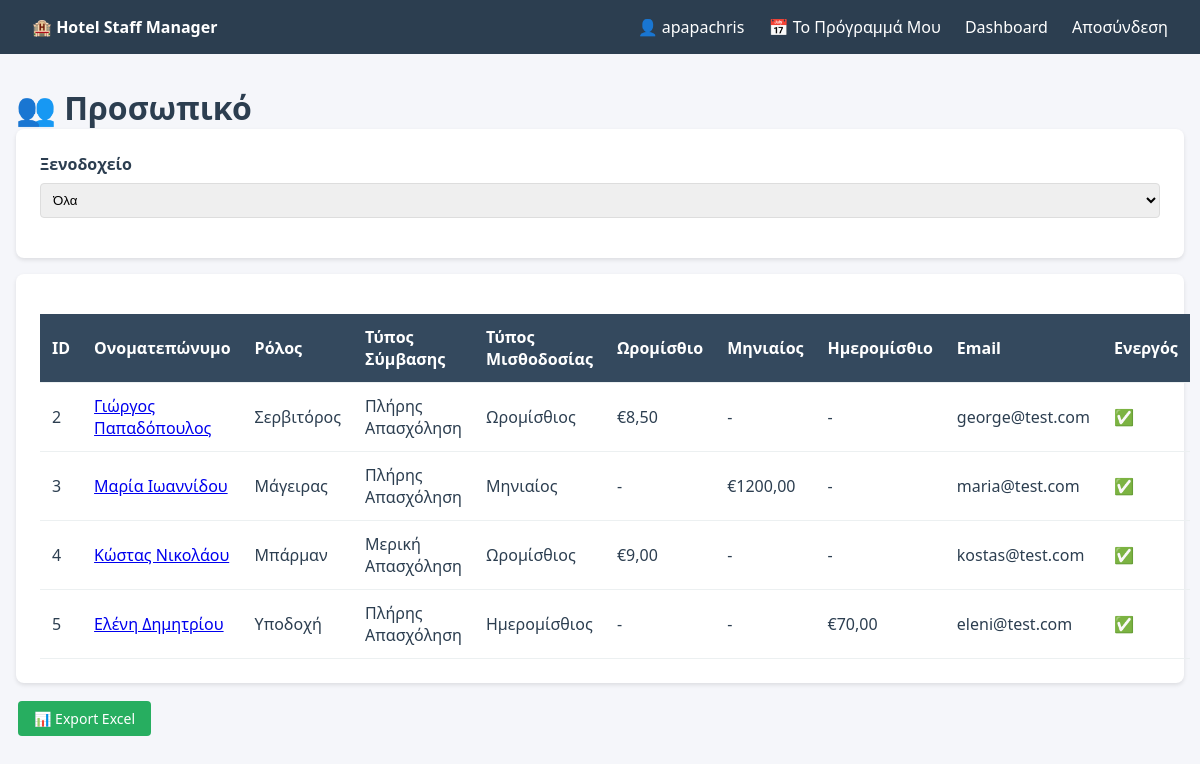
The page /hr/employees/ (signed in) on the database its author committed.
### staff/models.py (models this page shows, shortened)
class Employee(models.Model):
    CONTRACT_TYPES = [
        ('full_time', 'Πλήρης Απασχόληση'),
        ('part_time', 'Μερική Απασχόληση'),
        ('seasonal', 'Εποχιακός'),
        ('contractor', 'Εξωτερικός Συνεργάτης'),
    ]
    SALARY_TYPES = [
        ('hourly', 'Ωρομίσθιος'),
        ('monthly', 'Μηνιαίος'),
        ('daily', 'Ημερομίσθιος'),
        ('none', 'Χωρίς Υπολογισμό'),
    ]
    user = models.OneToOneField(User, on_delete=models.CASCADE, null=True, blank=True)
    first_name = models.CharField(max_length=50)
    last_name = models.CharField(max_length=50)
    email = models.EmailField()
    phone = models.CharField(max_length=20, blank=True)
    role = models.CharField(max_length=100)
    contract_type = models.CharField(max_length=20, choices=CONTRACT_TYPES, default='full_time')
    salary_type = models.CharField(max_length=20, choices=SALARY_TYPES, default='none')
    hourly_wage = models.DecimalField(max_digits=6, decimal_places=2, validators=[MinValueValidator(0)], blank=True, null=True)
    monthly_salary = models.DecimalField(max_digits=10, decimal_places=2, validators=[MinValueValidator(0)], blank=True, null=True)
    daily_wage_fixed = models.DecimalField(max_digits=8, decimal_places=2, validators=[MinValueValidator(0)], blank=True, null=True)
    is_active = models.BooleanField(default=True)
    date_joined = models.DateField(auto_now_add=True)
    @property
    def full_name(self):
        return f"{self.first_name} {self.last_name}"

### staff/views.py (the view)
# urls.py: path('hr/employees/', views.hr_employees, name='hr_employees'),
@hr_required
def hr_employees(request):
    employees = Employee.objects.filter(is_active=True)
    hotel_id = request.GET.get('hotel')
    if hotel_id:
        emp_ids = EmployeeDepartment.objects.filter(department__hotel_id=hotel_id, end_date__isnull=True).values_list('employee_id', flat=True)
        employees = employees.filter(id__in=emp_ids)
    return render(request, 'staff/hr_employees.html', {'employees': employees, 'hotels': Hotel.objects.all()})

### staff/templates/staff/hr_employees.html (shortened to what this page needs)
{% extends 'staff/base.html' %}
{% block content %}
<h1>👥 Προσωπικό</h1>
<div class="card">
    <form method="get" style="display:flex; gap:1rem; flex-wrap:wrap;">
        <div class="form-group" style="flex:1; min-width:200px;">
            <label>Ξενοδοχείο</label>
            <select name="hotel" onchange="this.form.submit()">
                <option value="">Όλα</option>
            </select>
        </div>
    </form>
</div>
<div class="card">
    <table>
        <thead>
            <tr>
                <th>ID</th>
                <th>Ονοματεπώνυμο</th>
                <th>Ρόλος</th>
                <th>Τύπος Σύμβασης</th>
                <th>Τύπος Μισθοδοσίας</th>
                <th>Ωρομίσθιο</th>
                <th>Μηνιαίος</th>
                <th>Ημερομίσθιο</th>
                <th>Email</th>
                <th>Ενεργός</th>
            </tr>
        </thead>
        <tbody>
            {% for emp in employees %}
            <tr>
                <td>{{ emp.id }}</td>
                <td><a href="{% url 'employee_detail' emp_id=emp.id %}">{{ emp.full_name }}</a></td>
                <td>{{ emp.role }}</td>
                <td>{{ emp.get_contract_type_display }}</td>
                <td>{{ emp.get_salary_type_display }}</td>
                <td>{% if emp.hourly_wage %}€{{ emp.hourly_wage }}{% else %}-{% endif %}</td>
                <td>{% if emp.monthly_salary %}€{{ emp.monthly_salary }}{% else %}-{% endif %}</td>
                <td>{% if emp.daily_wage_fixed %}€{{ emp.daily_wage_fixed }}{% else %}-{% endif %}</td>
                <td>{{ emp.email }}</td>
                <td>{% if emp.is_active %}✅{% else %}❌{% endif %}</td>
            </tr>
            {% endfor %}
        </tbody>
    </table>
</div>
<a href="{% url 'export_employees' %}?{{ request.GET.urlencode }}" class="btn btn-success">📊 Export Excel</a>
{% endblock %}

### staff/templates/staff/base.html (shortened to what this page needs)
<!DOCTYPE html>
<html lang="el">
<head>
</head>
<body>
    <nav class="navbar">
        <div><strong>🏨 Hotel Staff Manager</strong></div>
        <div>
            {% if user.is_authenticated %}
                <span>👤 {{ user.username }}</span>
                <a href="{% url 'my_schedule' %}">📅 Το Πρόγραμμά Μου</a>
                <a href="{% url 'dashboard' %}">Dashboard</a>
                <a href="{% url 'logout' %}">Αποσύνδεση</a>
            {% else %}
                <a href="{% url 'login' %}">Σύνδεση</a>
            {% endif %}
        </div>
    </nav>
    <div class="container">
        {% block content %}{% endblock %}
    </div>
</body>
</html>

### staff/templates/staff/base.html (style rules this page uses)
* { margin: 0; padding: 0; box-sizing: border-box; }
body { font-family: 'Segoe UI', Tahoma, Geneva, Verdana, sans-serif; background: #f5f6fa; color: #2c3e50; }
.navbar { background: #2c3e50; color: white; padding: 1rem 2rem; display: flex; justify-content: space-between; align-items: center; flex-wrap: wrap; }
.navbar a { color: white; text-decoration: none; margin-left: 20px; }
.container { max-width: 1200px; margin: 2rem auto; padding: 0 1rem; }
.card { background: white; border-radius: 8px; padding: 1.5rem; margin-bottom: 1rem; box-shadow: 0 2px 4px rgba(0,0,0,0.1); }
.btn { display: inline-block; padding: 0.5rem 1rem; border-radius: 4px; text-decoration: none; border: none; cursor: pointer; font-size: 14px; margin: 2px; }
.btn-success { background: #27ae60; color: white; }
table { width: 100%; border-collapse: collapse; margin-top: 1rem; }
th, td { padding: 0.75rem; text-align: left; border-bottom: 1px solid #ecf0f1; }
th { background: #34495e; color: white; }
.form-group { margin-bottom: 1rem; }
.form-group label { display: block; margin-bottom: 0.5rem; font-weight: 600; }
.form-group input, .form-group select, .form-group textarea { width: 100%; padding: 0.5rem; border: 1px solid #ddd; border-radius: 4px; }

### rows shown on the page
Employee: id "2", full_name "Γιώργος Παπαδόπουλος", role "Σερβιτόρος", contract_type "Πλήρης Απασχόληση", salary_type "Ωρομίσθιος", hourly_wage "8,50", email "george@test.com"
Employee: id "3", full_name "Μαρία Ιωαννίδου", role "Μάγειρας", contract_type "Πλήρης Απασχόληση", salary_type "Μηνιαίος", monthly_salary "1200,00", email "maria@test.com"
Employee: id "4", full_name "Κώστας Νικολάου", role "Μπάρμαν", contract_type "Μερική Απασχόληση", salary_type "Ωρομίσθιος", hourly_wage "9,00", email "kostas@test.com"
Employee: id "5", full_name "Ελένη Δημητρίου", role "Υποδοχή", contract_type "Πλήρης Απασχόληση", salary_type "Ημερομίσθιος", daily_wage_fixed "70,00", email "eleni@test.com"

### other values the page prints
{{ user.username }} "apapachris"
